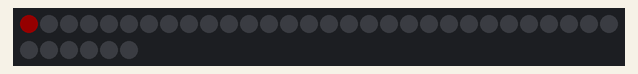
The program below on a simulated ESP32-S3. Shown: 36 RGB LEDs in strip order, left to right, continuing on the next row. Dim RGB values are drawn brighter than linear; what the program prints to the serial monitor is not drawn.

Above: at 0.15 s.
At 5.02 s:
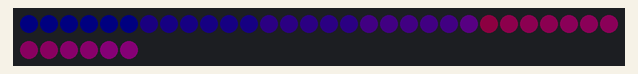
At 9.9 s:
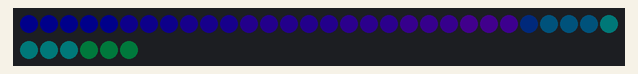
At 19.96 s:
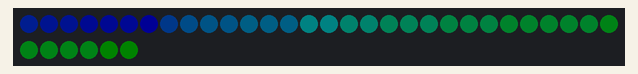
At 29.71 s:
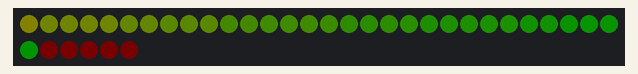
At 39.77 s:
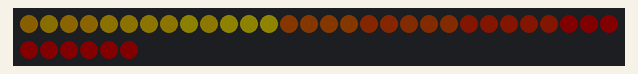

The program:

main.cpp
```cpp
#include <Arduino.h>
#include <FastLED.h>

#define NUM_LEDS 36
#define DATA_PIN 8
#define CLOCK_PIN 13

CRGB leds[NUM_LEDS];

void fadeall() { for(int i = 0; i < NUM_LEDS; i++) { leds[i].nscale8(250); } }

#define CYLON_MODE

void cylonMulticolour()
{
  static uint8_t hue = 0;
  Serial.print("x");
  for (int i = 0; i < NUM_LEDS; i++)
  {
    leds[i] = CHSV(hue++, 255, 255);
    FastLED.show();
    fadeall();
    vTaskDelay(10 / portTICK_PERIOD_MS);
  }
  Serial.print("x");
  for (int i = (NUM_LEDS)-1; i >= 0; i--)
  {
    leds[i] = CHSV(hue++, 255, 255);
    FastLED.show();
    fadeall();
    vTaskDelay(10 / portTICK_PERIOD_MS);
  }
  yield();
}

void blinkLED()
{
  digitalWrite(DATA_PIN, HIGH);
  digitalWrite(CLOCK_PIN, HIGH);
  delay(500);
  digitalWrite(DATA_PIN, LOW);
  digitalWrite(CLOCK_PIN, LOW);
  delay(500);
}

void setup() {
  Serial.begin(115200);
  FastLED.addLeds<APA102, DATA_PIN, CLOCK_PIN, BGR>(leds, NUM_LEDS);
  FastLED.setBrightness(20);
  pinMode(DATA_PIN, OUTPUT);
  pinMode(CLOCK_PIN, OUTPUT);
}

void loop() {
#ifdef CYLON_MODE
  cylonMulticolour();
#else
  blinkLED();
#endif
}
```
